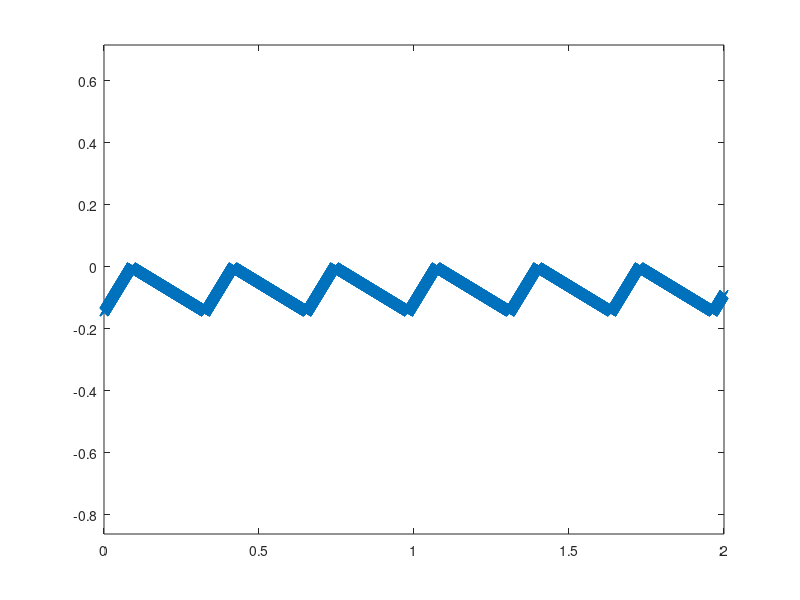

Reproduce this figure in MATLAB.
% Initialize parameters out of input vector
        v = [.17,.28,0,-.2,-.6];
        h     = v(1);
        t     = v(2);
        theta = v(3);
        dx    = v(4);
        dz    = v(5);
        
        % Initialize helping parameters out of input paramters
        %xi = xi + dx;
        eta = atan2(t,h);
        a = h*cos(eta);
        b = t*sin(eta);
        L = 2*(a + b);
        x1 = a;
        x2 = a + b;
        
        xi = linspace(0,2,10000);
        %
        z = zeros(1,length(xi));
        for it = 1:length(xi)
            n = floor(xi(it)/x2);
            if mod(xi(it),x2) < x1
                z(it) = xi(it)*tan(eta) - (n)*t/(cos(eta)) - h*sin(eta);
            else
            z(it) = -xi(it)/(tan(eta)) + (n+1)*h/(sin(eta)) - h*sin(eta);
            end
        end
        
        plot(xi,z,'x');
        axis equal;